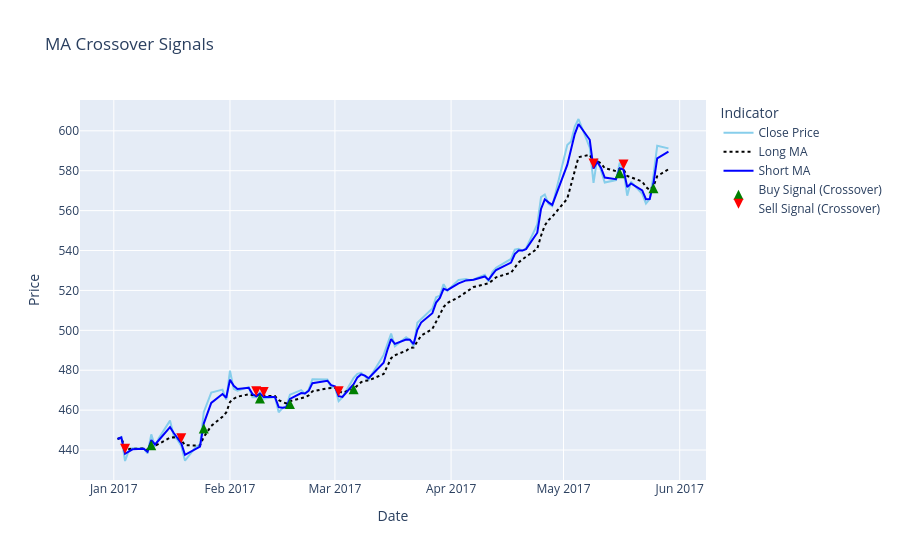

The notebook cell saved with this chart:
### Markdown cell above
The following chart visualizes the short-term and long-term moving averages, along with markers indicating the crossover points, which represent our buy and sell signals.

### Code cell
# Create temporary columns for crossover points for plotting
data['long_cross_over'] = np.where((data.ma_short >= data.ma_long) & (data.ma_short.shift(1) < data.ma_long.shift(1)), data.ma_short, np.nan)
data['square_off_cross_over'] = np.where((data.ma_short <= data.ma_long) & (data.ma_short.shift(1) > data.ma_long.shift(1)), data.ma_short, np.nan)

# Plot the MAs and crossover points using Plotly
fig = go.Figure()

t = 100 # number of days to plot
df_plot = data.head(t)

fig.add_trace(go.Scatter(x=df_plot.index, y=df_plot['Close'], mode='lines', name='Close Price', line=dict(color='skyblue')))
fig.add_trace(go.Scatter(x=df_plot.index, y=df_plot['ma_long'], mode='lines', name='Long MA', line=dict(dash='dot', color='black')))
fig.add_trace(go.Scatter(x=df_plot.index, y=df_plot['ma_short'], mode='lines', name='Short MA', line=dict(color='blue')))
fig.add_trace(go.Scatter(x=df_plot.index, y=df_plot['long_cross_over'], mode='markers', name='Buy Signal (Crossover)', marker=dict(color='green', symbol='arrow-up', size=10)))
fig.add_trace(go.Scatter(x=df_plot.index, y=df_plot['square_off_cross_over'], mode='markers', name='Sell Signal (Crossover)', marker=dict(color='red', symbol='arrow-down', size=10)))

fig.update_layout(title='MA Crossover Signals', xaxis_title='Date', yaxis_title='Price', legend_title='Indicator', height=700)
fig.show()
